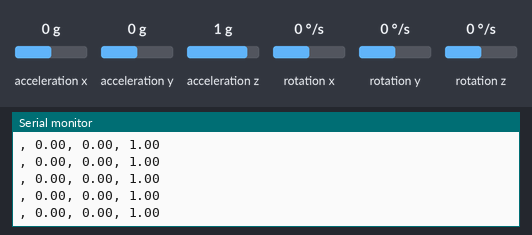
The sketch below on a simulated Arduino Uno, built with avr-gcc and run on an emulated ATmega328P. Parts: the last lines printed to the serial monitor. The test bench sets the inputs (shaded band); at power-on: acceleration x 0 g, acceleration z 1 g, acceleration y 0 g, rotation x 0 °/s, rotation y 0 °/s, rotation z 0 °/s.

Above: at 3.2 s.
3.3 s: acceleration x set to -1.4 g
At 4.0 s:
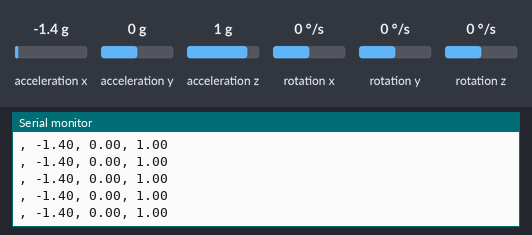
6.3 s: acceleration z set to 0 g
At 7.1 s:
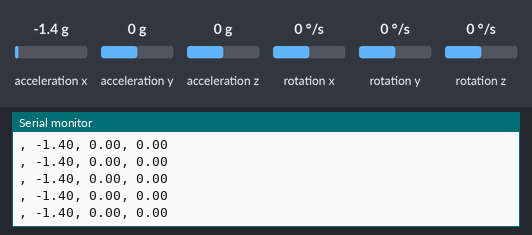
9.3 s: acceleration y set to -1.4 g
At 9.9 s:
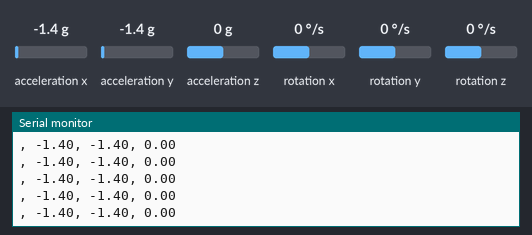
10.8 s: acceleration z set to 0.8 g
At 11.7 s:
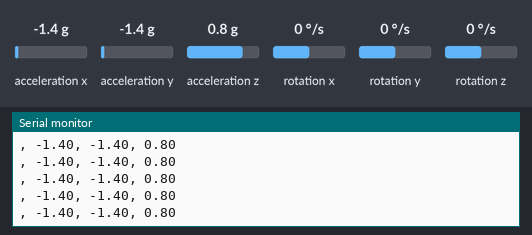
Timing chart, 0 to 13.8 s (numbered marks = the images above; inputs shaded):
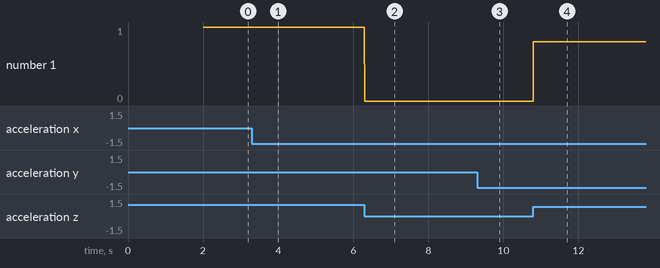

The sketch:

IMU.ino
```cpp
#include "MPU9250.h"

MPU9250 mpu; // You can also use MPU9255 as is

void setup() {
    Serial.begin(115200);
    Wire.begin();
    delay(2000);

    mpu.setup(0x68);  // change to your own address
}

void loop() {
    if (mpu.update()) {
      // float llul mpu.getAccX();

        Serial.print(mpu.getAccX()); Serial.print(", ");
        Serial.print(mpu.getAccY()); Serial.print(", ");
        Serial.println(mpu.getAccZ()); Serial.print(", ");
        // Serial.println(mpu.getRoll());
    }
}
```

Measured:
- after the input at 3.3 s, the serial monitor: prints a new line at once (image 1)
- after the input at 6.3 s, the serial monitor: prints a new line at once (image 2)
- after the input at 9.3 s, the serial monitor: prints a new line at once (image 3)
- after the input at 10.8 s, the serial monitor: prints a new line at once (image 4)
- plotted number 1: 0 → 0.8 after the input at 10.8 s
